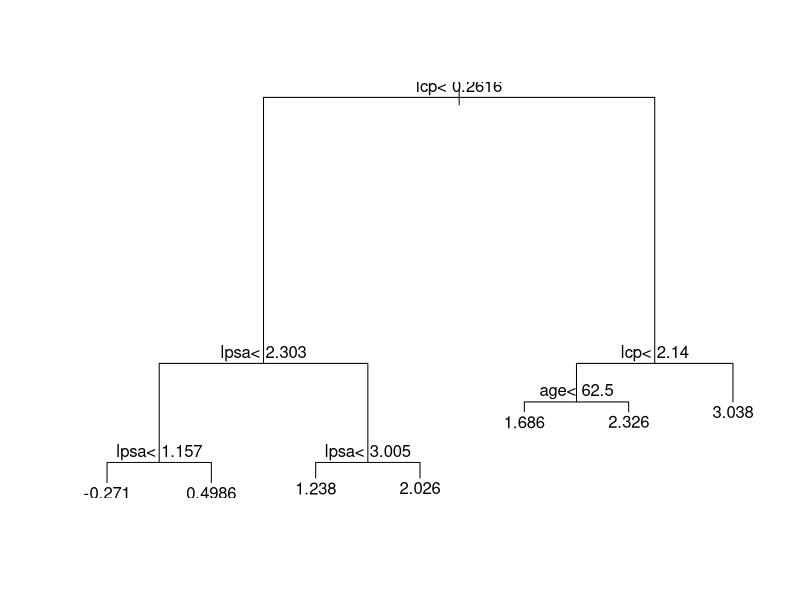

The R script that drew this image: (Note: this script raises an error after producing the figure.)
require(rpart)

data = read.csv("prostate-data.csv")

# part a
fit = rpart(lcavol ~ age + lpsa + lcp, data = data, 
            control = rpart.control(maxdepth = 3))

preds = predict(fit, newdata = data)

mse = mean((preds - data$lcavol)^2)
mse # mse = 0.4318909

# part b
plot(fit)
text(fit, cex = 1)
fit

# Pruning the "left" node
temp = mydata[mydata$lcavol < 0.262,]
n = dim(temp)[1]
y = temp$lpsa

Rnode = sum((y - mean(y))^2)

yHat = matrix(0, nrow = n)
yHat[temp$lpsa < 2.303] = 0.279
yHat[temp$lcavol >= 2.303] = 1.435

Rbranch = sum((y - yHat)^2)
(Rnode - Rbranch) / 1 # -16.94624



# Pruning the "right" node
temp = mydata[mydata$lcavol >= 0.262,]
n = dim(temp)[1]
y = temp$lpsa

Rnode = sum((y - mean(y))^2)

yHat = matrix(0, nrow = n)
yHat[temp$lcp < 2.14] = 2.147
yHat[temp$lcp >= 2.14] = 3.038

Rbranch = sum((y - yHat)^2)
(Rnode - Rbranch) / 1 # -8.127647

# The left node has a smaller alpha hence gets pruned
# The left node has input lpsa with threshold <2.303

# part c
# TODO havent learned this, itll be done next week.




